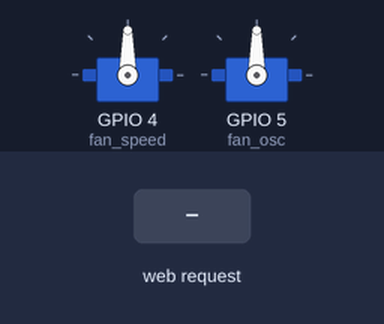
Bench run of a sketch on a simulated ESP8266 (NodeMCU). Shown: 2 × servo. The inputs (shaded band) are chosen by the test bench. WiFi joins after 1.5 s; servers stay silent unless stated; what the sketch prints to the serial monitor is not drawn.

Above: at 2.7 s.
2.8 s: HTTP request GET /4/Off received
At 3.5 s:
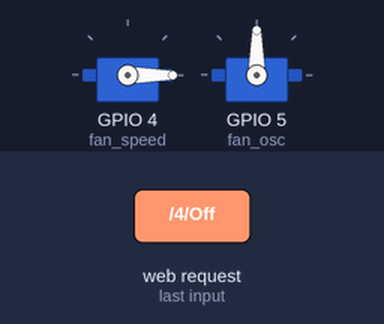
4.3 s: HTTP request GET /4/Slow received
At 4.6 s:
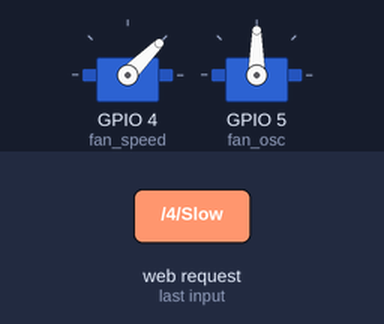
5.8 s: HTTP request GET /4/Fast received
At 6.9 s:
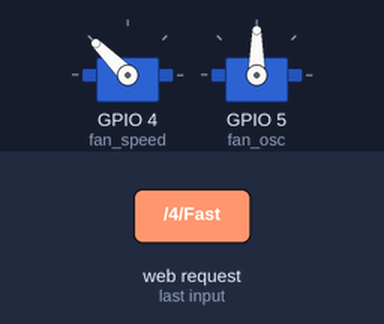
Timing chart, 0 to 8.8 s (numbered marks = the images above; inputs shaded):
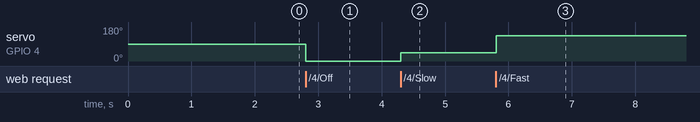

The sketch:

Fan_Controller_1.ino
```cpp
// Load Wi-Fi library
#include <ESP8266WiFi.h>
#include <Servo.h>


Servo fan_speed;  // create servo object to control a servo
Servo fan_osc;


// Replace with your network credentials
const char* ssid     = "ZEJAK";
const char* password = "Zafeer1996";

// Set web server port number to 80
WiFiServer server(80);

// Variable to store the HTTP request
String header;

String fanSpeed = "Off";
String fanOsc = "Off";


void setup() {
  // put your setup code here, to run once:
  Serial.begin(115200);
  fan_speed.attach(4);
  fan_osc.attach(5);

  // Connect to Wi-Fi network with SSID and password
  Serial.print("Connecting to ");
  Serial.println(ssid);
  WiFi.begin(ssid, password);
  while (WiFi.status() != WL_CONNECTED) {
    delay(500);
    Serial.print(".");
  }
  // Print local IP address and start web server
  Serial.println("");
  Serial.println("WiFi connected.");
  Serial.println("IP address: ");
  Serial.println(WiFi.localIP());
  server.begin();


}

void loop() {
  // put your main code here, to run repeatedly:
  WiFiClient client = server.available();   // Listen for incoming clients

   if (client) {                             // If a new client connects,
    Serial.println("New Client.");          // print a message out in the serial port
    String currentLine = "";                // make a String to hold incoming data from the client
    while (client.connected()) {            // loop while the client's connected
      if (client.available()) {             // if there's bytes to read from the client,
        char c = client.read();             // read a byte, then
        Serial.write(c);                    // print it out the serial monitor
        header += c;
        if (c == '\n') {                    // if the byte is a newline character
          // if the current line is blank, you got two newline characters in a row.
          // that's the end of the client HTTP request, so send a response:
          if (currentLine.length() == 0) {
            // HTTP headers always start with a response code (e.g. HTTP/1.1 200 OK)
            // and a content-type so the client knows what's coming, then a blank line:
            client.println("HTTP/1.1 200 OK");
            client.println("Content-type:text/html");
            client.println("Connection: close");
            client.println();


             if (header.indexOf("GET /4/Off") >= 0)
             {
              Serial.println("Fan Off");
              fanSpeed = "Off";
              fan_speed.write(0);
             }

             if (header.indexOf("GET /4/Slow") >= 0)
             {
              Serial.println("Fan Slow");
              fanSpeed = "Slow";
              fan_speed.write(45);
             }

             if (header.indexOf("GET /4/Medium") >= 0)
             {
              Serial.println("Fan Medium");
              fanSpeed = "Medium";
              fan_speed.write(90);
             }

             if (header.indexOf("GET /4/Fast") >= 0)
             {
              Serial.println("Fan Fast");
              fanSpeed = "Fast";
              fan_speed.write(135);
             }


            // Display the HTML web page
            client.println("<!DOCTYPE html><html>");
            client.println("<head><meta name=\"viewport\" content=\"width=device-width, initial-scale=1\">");
            client.println("<link rel=\"icon\" href=\"data:,\">");


            // CSS to style the on/off buttons
            // Feel free to change the background-color and font-size attributes to fit your preferences
            client.println("<style>html { font-family: Helvetica; display: inline-block; margin: 0px auto; text-align: center;}");

            client.println(".button { background-color: #138603; border: none; color: black; padding: 16px 40px;");
            client.println("text-decoration: none; font-size: 30px; margin: 2px; cursor: pointer;}");
            client.println(".button2 {background-color: #DCD616;}");
            client.println(".button3 {background-color: #f44336;}");
            client.println(".button4 {background-color: #008CBA;}</style></head>");


            // Web Page Heading
            client.println("<body><h1>ZEJAK Smart Fan</h1>");

            // Display current state, and ON/OFF buttons for GPIO 4
            client.println("<p>CURRENT MODE : " + fanSpeed + "</p>");

            if (fanSpeed=="Off") {
              client.println("<p><a href=\"/4/Slow\"><button class=\"button\">SLOW</button></a></p>");
            } else
            if (fanSpeed=="Slow") {
              client.println("<p><a href=\"/4/Medium\"><button class=\"button button2\">MEDIUM</button></a></p>");
            } else
             if (fanSpeed=="Medium") {
            client.println("<p><a href=\"/4/Fast\"><button class=\"button button3\">FAST</button></a></p>");
             }  else
            {
              client.println("<p><a href=\"/4/Off\"><button class=\"button button4\">OFF</button></a></p>");
            }


//            // Display current state, and ON/OFF buttons for GPIO 4
//            client.println("<p>Manual : " + output4State + "</p>");
//            // If the output4State is off, it displays the ON button
//            if (output4State=="Off") {
//              client.println("<p><a href=\"/4/On\"><button class=\"button\">ON</button></a></p>");
//            } else {
//              client.println("<p><a href=\"/4/Off\"><button class=\"button button2\">OFF</button></a></p>");
//            }


            client.println("</body></html>");

            // The HTTP response ends with another blank line
            client.println();
            // Break out of the while loop
            break;
          } else { // if you got a newline, then clear currentLine
            currentLine = "";
          }
        } else if (c != '\r') {  // if you got anything else but a carriage return character,
          currentLine += c;      // add it to the end of the currentLine
        }
      }
    }
    // Clear the header variable
    header = "";
    // Close the connection
    client.stop();
    Serial.println("Client disconnected.");
    Serial.println("");
   }


}
```

Measured:
- after the input at 2.8 s, servo on GPIO 4 (fan_speed): 90° → 0° at once
- after the input at 4.3 s, servo on GPIO 4 (fan_speed): 0° → 45° at once
- after the input at 5.8 s, servo on GPIO 4 (fan_speed): 45° → 135° at once
